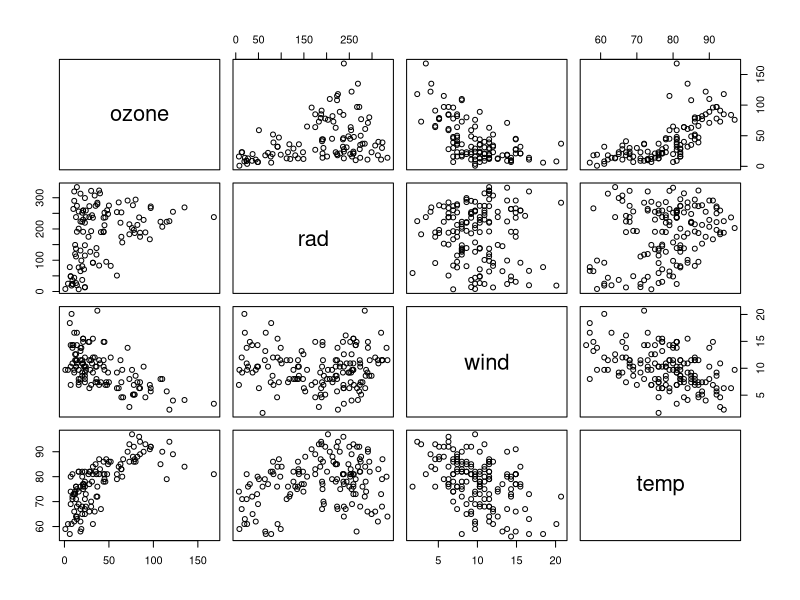
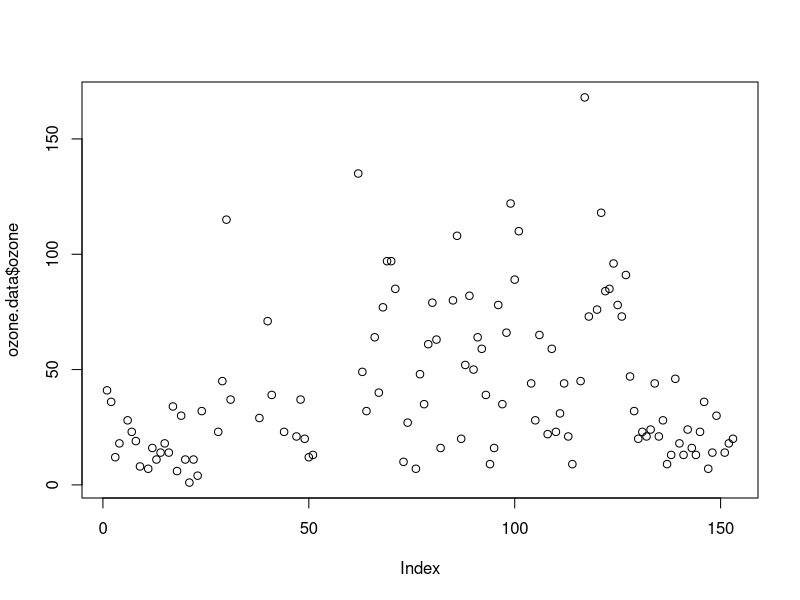
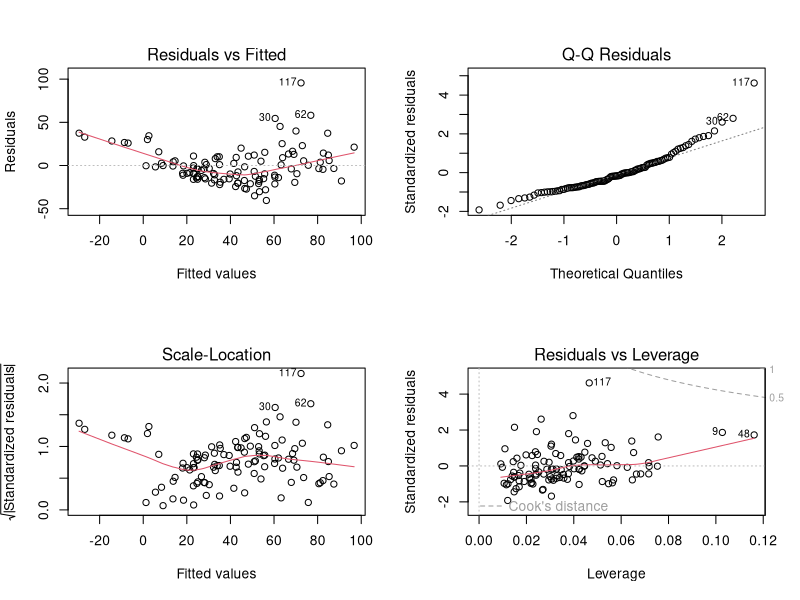
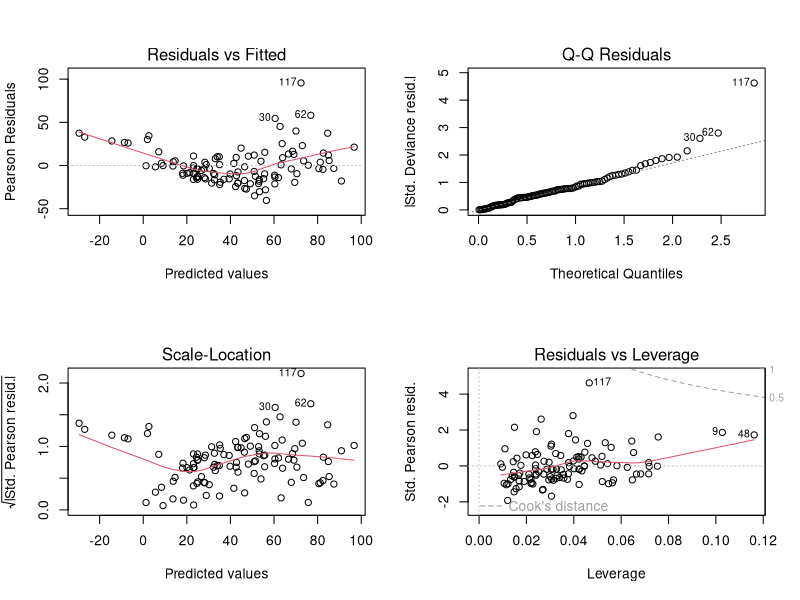
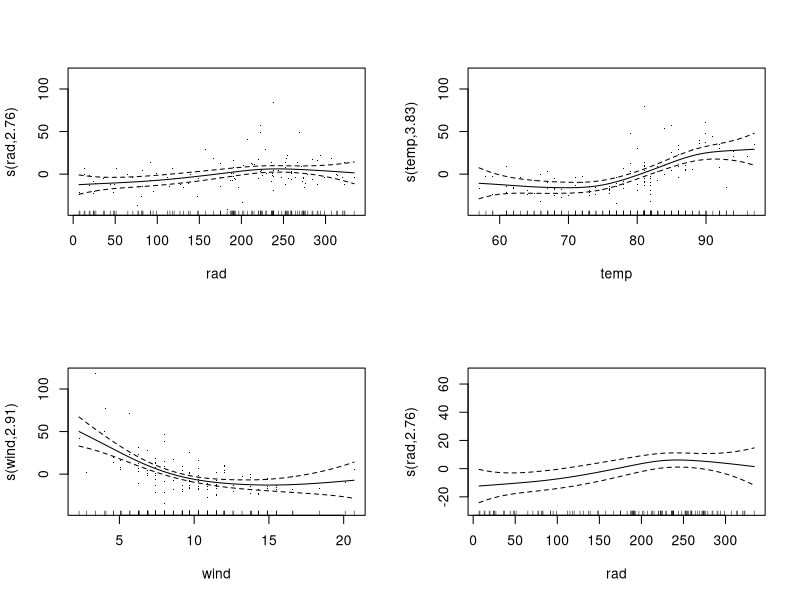
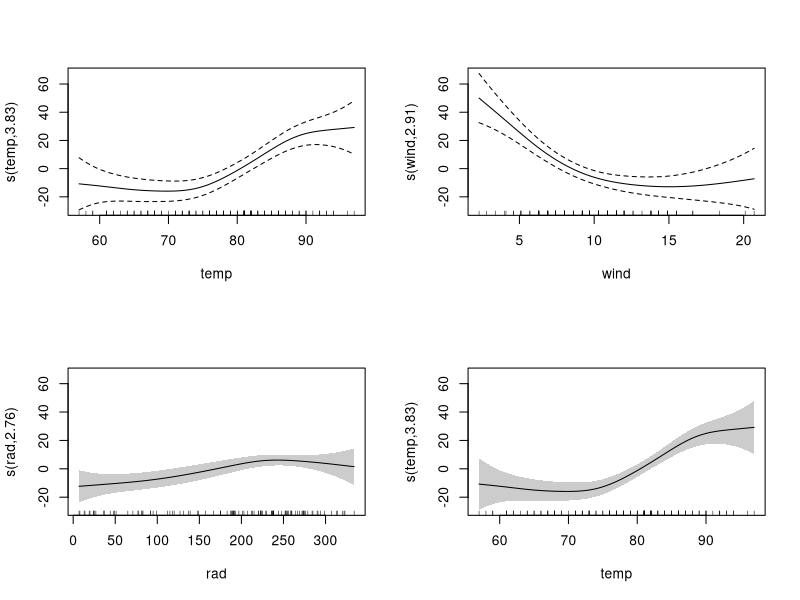
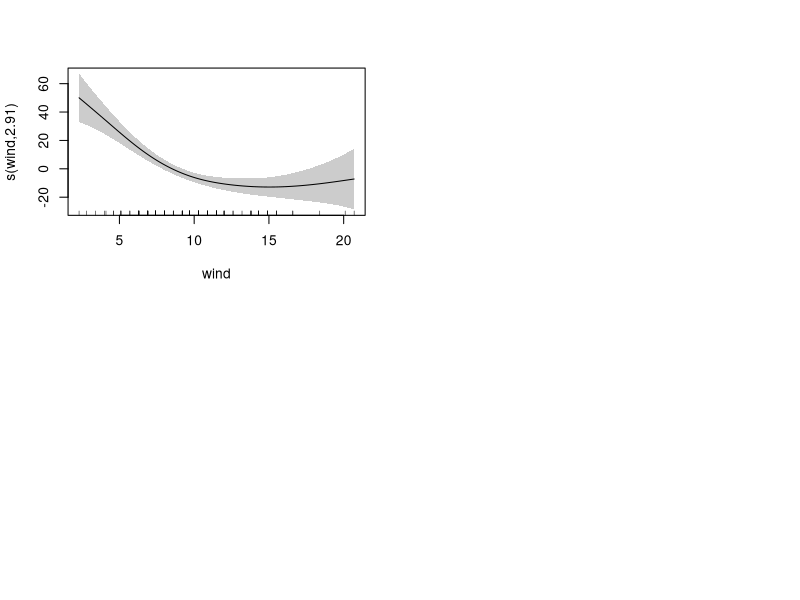
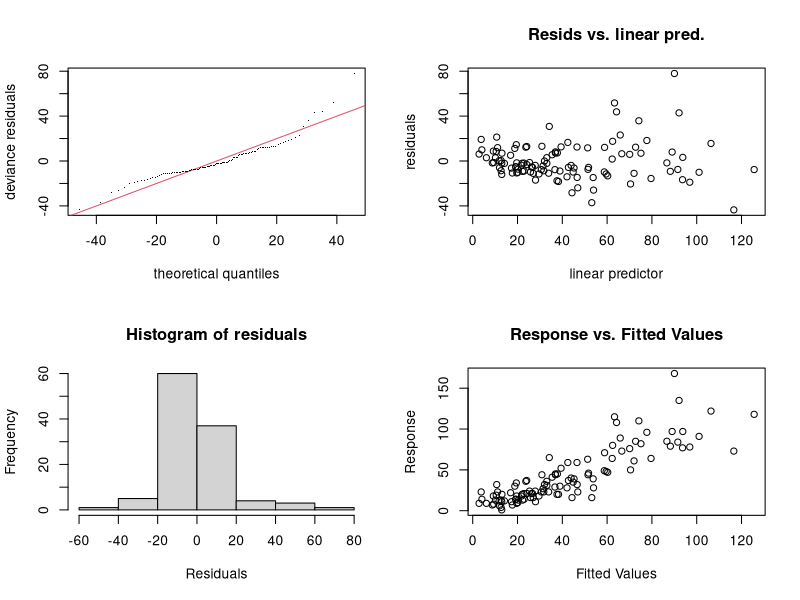

These figures' R source, in order:
## ---- chunk 1
knitr::opts_chunk$set(echo = TRUE, cache = TRUE)
## ---- chunk 2
library(mgcv)
library(nlme)

data("airquality")

#setwd("C:\\Users\\tbisrael\\Documents\\Academic Classes\\Fall 2016\\NRES 746\\GAMs")
ozone.data<-  airquality  #read.csv("ozone.csv", header = T)
head(ozone.data) # ozone is the response variable while the others are predictors

ozone.data$rad <- ozone.data$Solar.R
ozone.data$temp <- ozone.data$Temp
ozone.data$wind <- ozone.data$Wind
ozone.data$ozone <- ozone.data$Ozone

ozone.data <- ozone.data[,c("ozone","rad","wind","temp")]

pairs(ozone.data)
# we can see that the relationships among the variables are not linear

plot(ozone.data$ozone)
# and the response variable does not obey linear regression assumption
## ---- chunk 3

model1<-lm(ozone~rad+temp+wind, data = ozone.data)
summary(model1)
summary.aov(model1)
opar <- par(mfrow = c(2, 2))
plot(model1)  
# the results suggests non-normality of residuals.

model2<-glm(ozone~rad+temp+wind, data = ozone.data)
summary(model2)
opar <- par(mfrow = c(2, 2))
plot(model2)  
# the results suggests non-normality of residuals.

## Both LM and GLM analyses show that the predictors are significantly different, with AIC = 998.63, in spite of the fact that the predictors do not obey linear regression assumptions. This can lead to serious misinterpretation and prediction of relationships.
## ---- chunk 4
model3<-gam(ozone ~ s(rad)+s(temp)+s(wind), data = ozone.data)
summary(model3)
anova.gam(model3)  # kindly note: this gives the same results as in the summary() function
AIC(model3)
## gave lower AIC of 962.298 compared to that of GLM
opar <- par(mfrow = c(2, 2))
plot(model3,residuals = TRUE)  # plots model output, showing partial residuals
plot(model3,seWithMean = TRUE) # plots model output, with intercept confidence intervals
plot(model3,scheme = 1,unconditional = TRUE)  # another plotting method. Note that "scheme=2" is the default shown in previous plots

gam.check(model3)  # checking the smoothing basis dimensions by running some diagnostic checks
# K' was observed to be 9.0 and K' = K - 1. So, even though we didn't set K, the default k used by the algorithm was 10

# the default method for estimating smoothness is GCV, which is a cross-validation method. Let's change it to a likelihood method using REML

model3a<-gam(ozone ~ s(rad)+s(temp)+s(wind), data = ozone.data, method = "REML")
summary(model3a)
## ---- chunk 5
wt<-ozone.data$wind*ozone.data$temp
model4<-gam(ozone ~ s(rad)+s(temp)+s(wind)+s(wt), data = ozone.data)
summary(model4)
anova.gam(model4)
AIC(model4) # gave AIC value of 927.247

plot(model4,residuals = TRUE)  # plots model output, showing partial residuals
# the results showed "rad" predictor to be less significantly different under non-linear assumptions, and the plot also confirms it.
plot(model4,seWithMean = TRUE) # plots model output, with intercept confidence intervals

gam.check(model4)
# the results from this diagnostic test shows that the default k is too low.

# compare between the two models
anova(model3,model4, test = "F")
# results showed significant difference between the two models, which could be due to the interaction term added to "model 4" 
AIC(model3,model4) # could produce AIC for all the models at the same time. Clearly, the interaction produced better results for model selection

## ---- chunk 6
model3b<-gam(ozone ~ s(rad, k=20)+s(temp, k=20)+s(wind, k=20), data = ozone.data)
summary(model3b)
gam.check(model3b)
AIC(model3b)
## Based on AIC score, k = 20 didn't improve the results

model3c<-gam(ozone ~ s(rad, k=25)+s(temp, k=25)+s(wind, k=25), data = ozone.data)
summary(model3c)
gam.check(model3c)
AIC(model3c)  ## a significant reduction in AIC value
plot(model3c) ## there is terrible overfitting of "wind" predictor, also, the edf value is too close to k', so we try again by reducing k for wind

model3d<-gam(ozone ~ s(rad, k=25)+s(temp, k=25)+s(wind, k=10), data = ozone.data)
summary(model3d)
gam.check(model3d)
AIC(model3d) ## AIC values shot up again

AIC(model3, model3a, model3b, model3c, model3d) # compare AIC values for all fitted models
## ---- chunk 7

